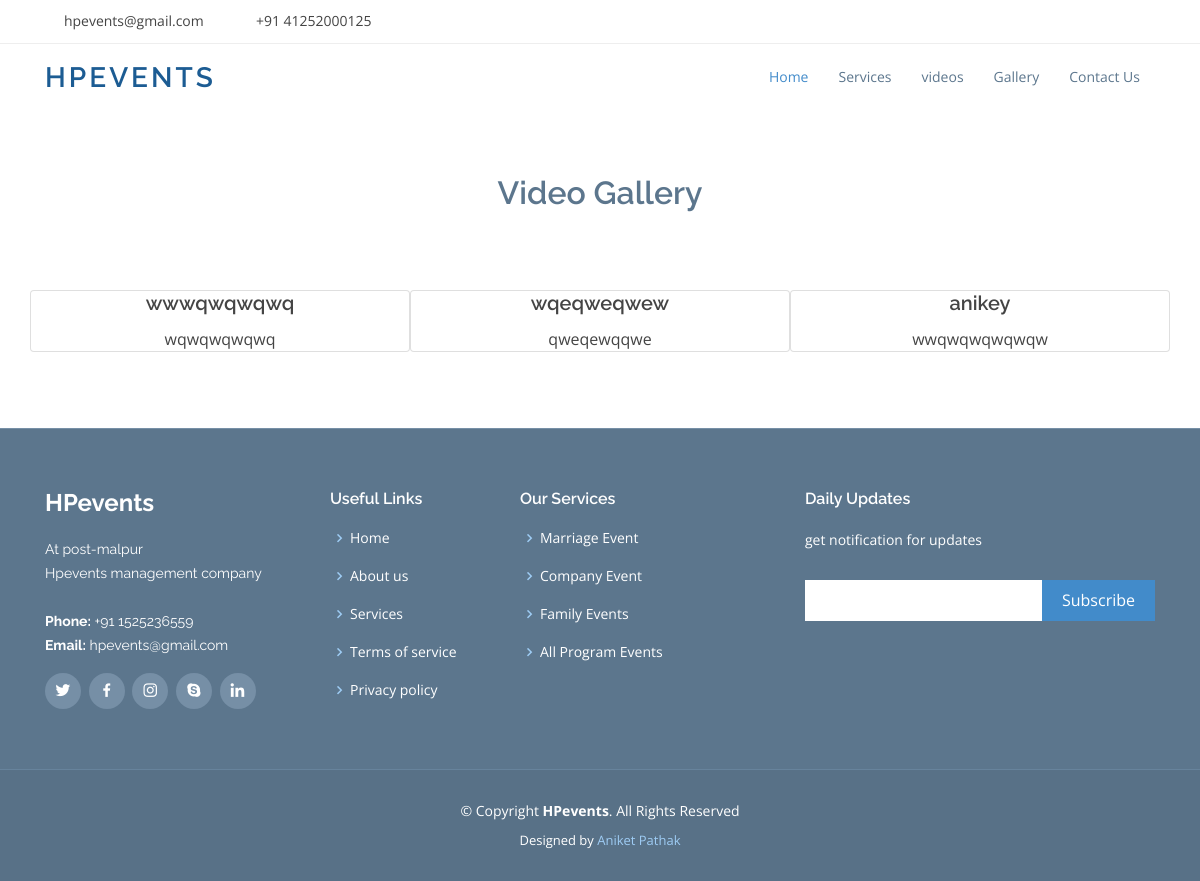
Screenshot of /videos/ with the database file from the repository.
### eventAdminApp/models.py (models this page shows)
class videoContent(models.Model):
    eventName = models.CharField(max_length=200)
    eventCaption = models.CharField(max_length=200)
    video = EmbedVideoField() # same like models.URLField()

### eventAdminApp/views.py (the view)
# urls.py: path('videos/', views.videoGallery, name='videoGalleryone'),
def videoGallery(request):
    obj = videoContent.objects.all()[::-1]
    data = {
        'obj':obj
    }
    return render(request,'hpevent/videoGallery.html', data)

### eventAdminApp/templates/hpevent/videoGallery.html (shortened to what this page needs)
{% extends 'hpevent/base.html' %}
{% load static %}
{% load embed_video_tags %}
{% block content %}
<section>
    <div class="section-title">
        <h2 class="mb-5 text-center">Video Gallery</h2>
    </div>
    <div class="container">
        <div class="row">
            {% for data in obj %}
            <div class=" mb-3 card col-lg-4 col-md-6 ms-1">
                <div class="single-feature mb-30">
                    <h5 class="card-title text-center">{{data.eventName}}</h5>
                    <p class="card-text text-center">{{data.eventCaption}}</p>
                </div>
            </div>
            {% endfor %}
        </div>
    </div>
</section>
{% endblock %}

### eventAdminApp/static/css/style.css (style rules this page uses)
body { font-family: "Open Sans", sans-serif; color: #444; }
h1, h2, h3, h4, h5, h6, .font-primary { font-family: "Raleway", sans-serif; font-weight: 600; }
section { padding: 60px 0; }
.section-title { text-align: center; padding-bottom: 30px; }
.section-title h2 { font-size: 32px; font-weight: 600; margin-bottom: 20px; padding-bottom: 0; color: #5c768d; }

### rows the page displays
videoContent: eventName "wwwqwqwqwq", eventCaption "wqwqwqwqwq"
videoContent: eventName "wqeqweqwew", eventCaption "qweqewqqwe"
videoContent: eventName "anikey", eventCaption "wwqwqwqwqwqw"
